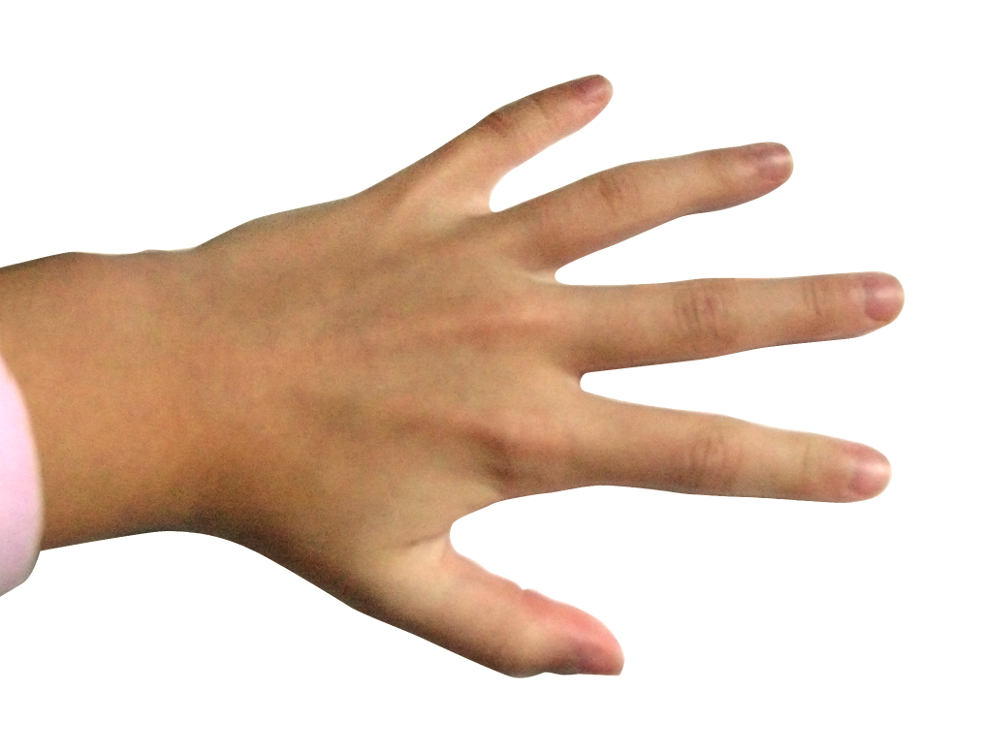
//> input picture Colour Segmentation/Colour Segmentation/hand.png, 1000 x 738 px
$ ./Source   (built with g++ and OpenCV 4)
//> lines starting //> are read from the running program, lines starting //| are printed output that depends on the picture; after the words box and inside, x2 and y2 are one past the last pixel; in counts of white or black regions, pixels touching at a corner belong together
#include <opencv2/opencv.hpp>
#include <opencv2/imgproc.hpp>

using namespace cv;

int findBiggestContour(std::vector<std::vector<Point> > contours)
{
	int indexOfBiggestContour = -1;
	int sizeOfBiggestContour = 0;
	for (int i = 0; i < contours.size(); i++)
	{
		if (contours[i].size() > sizeOfBiggestContour)
		{
			sizeOfBiggestContour = contours[i].size();
			indexOfBiggestContour = i;
		}
	}
	return indexOfBiggestContour;
}

int main()
{
	Mat img = imread("hand.png");
//> img is the input picture: 738 rows x 1000 cols, CV_8UC3; mean B, G, R 195.4, 209.1, 228.4
	namedWindow("Original", WINDOW_AUTOSIZE);
	imshow("Original", img);

	// First smooth the image
	GaussianBlur(img.clone(), img, Size(5, 5), 0.67, 0.67);

	// Convert the image to the HSV colour space for segmentation processing
	Mat hsv;
	cvtColor(img, hsv, COLOR_BGR2HSV);
//> hsv: 738 rows x 1000 cols, CV_8UC3; mean H, S, V 6.1, 46.3, 228.4

	// Segment the image based on the specified colour range
	Mat segmented_img;
	inRange(hsv, Scalar(0, 10, 60), Scalar(20, 150, 255), segmented_img);
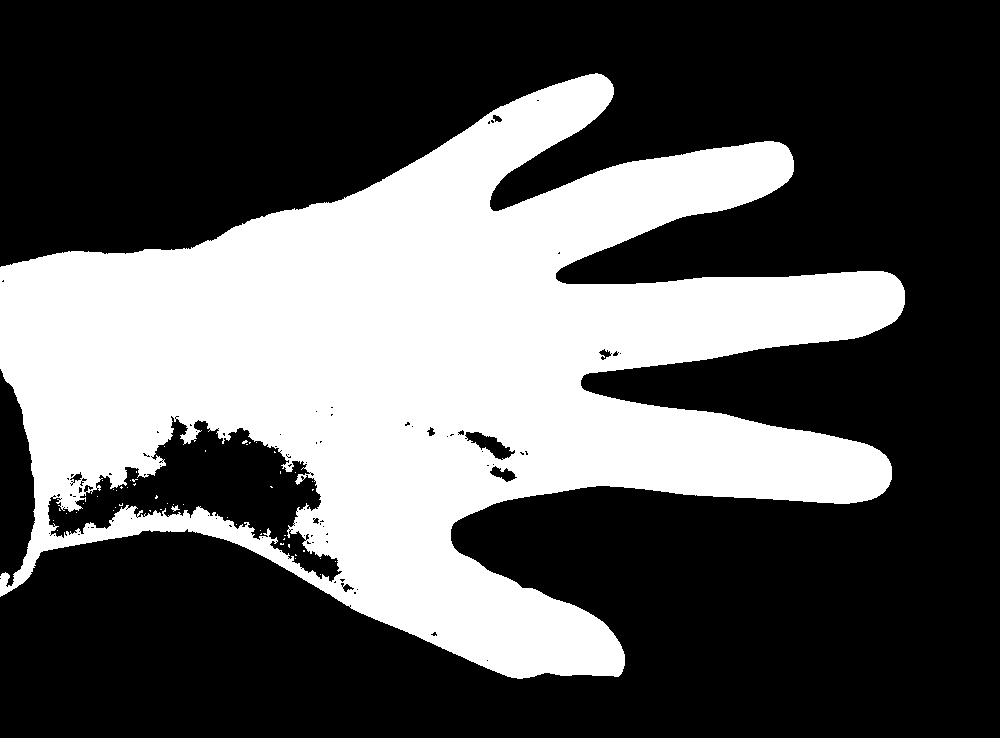
//> segmented_img: 738 rows x 1000 cols, CV_8UC1; 35.1% white; 53 white regions (51 under 20 px)

	// ******OPTIONAL*******
	// Select only the biggest item within the colour range
	std::vector<std::vector<Point> > contours;
	std::vector<Vec4i> hierarchy;

	findContours(segmented_img, contours, hierarchy, CV_RETR_TREE, CV_CHAIN_APPROX_SIMPLE, Point(0, 0));
//> contours = 181 contours, 165 with area under 20; largest, box (x1, y1, x2, y2) and area: (0, 73, 905, 679) 275260, (47, 415, 343, 583) 17952, (464, 431, 516, 461) 650, (489, 465, 518, 483) 244, (598, 348, 612, 361) 88
	int s = findBiggestContour(contours);
//> the loop in findBiggestContour, `for (int i = 0; i < contours.size(); i++)` made 181 passes
//> sizeOfBiggestContour on pass 1: 1896
//> after the loop in findBiggestContour, `for (int i = 0; i < contours.size(); i++)`: sizeOfBiggestContour = 1896; indexOfBiggestContour = 0
//> s = 0

	Mat drawing = Mat::zeros(img.size(), CV_8UC1);
	drawContours(drawing, contours, s, Scalar(255), -1, 8, hierarchy, 0, Point());
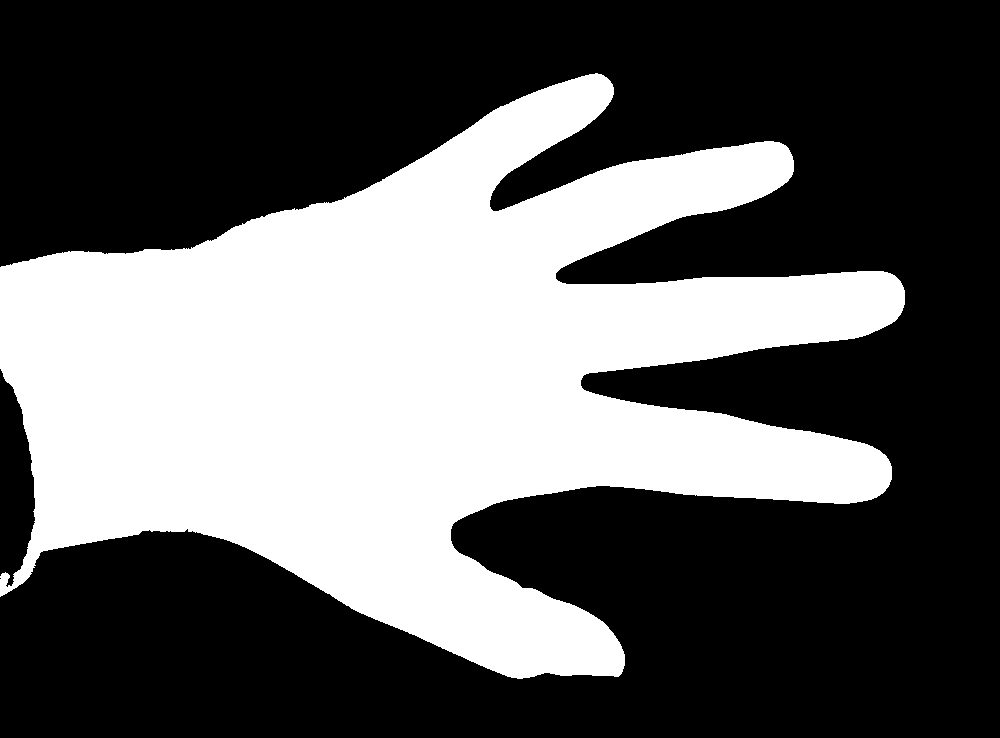
//> drawing: 738 rows x 1000 cols, CV_8UC1; 37.6% white; 1 white region, box (x1, y1, x2, y2) and area: (0, 73, 905, 679) 277289

	// Create a structuring element
	int dialation_size = 6;
	Mat element = getStructuringElement(cv::MORPH_CROSS,
		cv::Size(2 * dialation_size + 1, 2 * dialation_size + 1),
		cv::Point(dialation_size, dialation_size));

	// Apply dilation on the image
	dilate(drawing.clone(), drawing, element);  // dilate(image,dst,element);
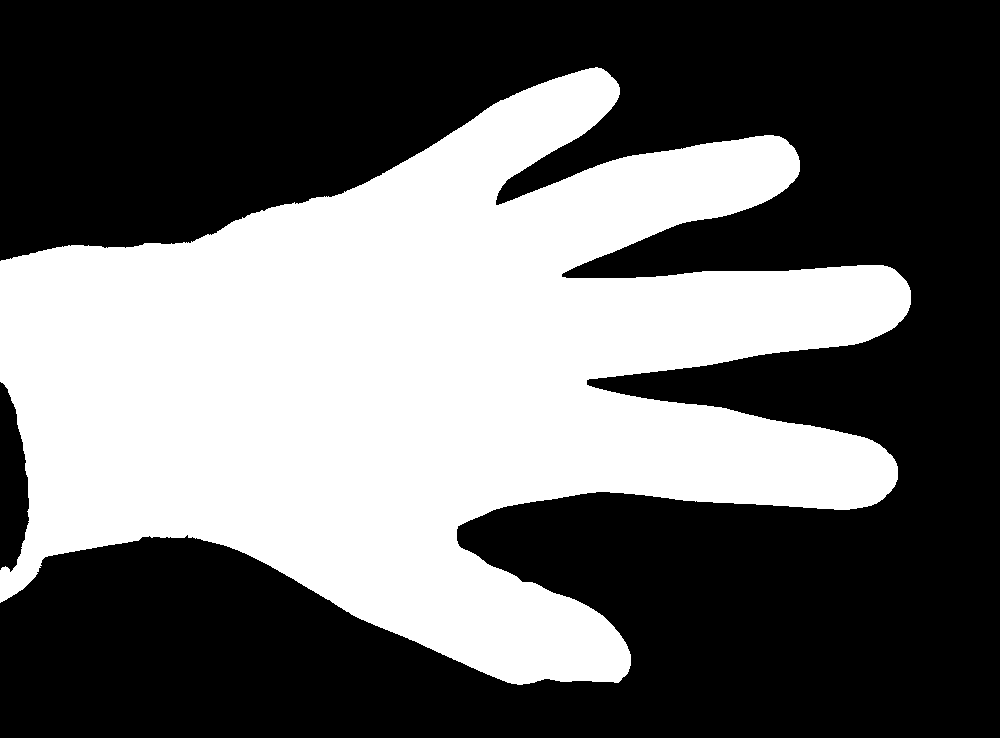
//> drawing: 738 rows x 1000 cols, CV_8UC1; 40.7% white; 1 white region, box (x1, y1, x2, y2) and area: (0, 67, 911, 685) 300667

	namedWindow("Segmented Image", WINDOW_AUTOSIZE);
	imshow("Segmented Image", drawing);

	imwrite("drawing.jpg", drawing);

	waitKey(0);

	return 0;
}
